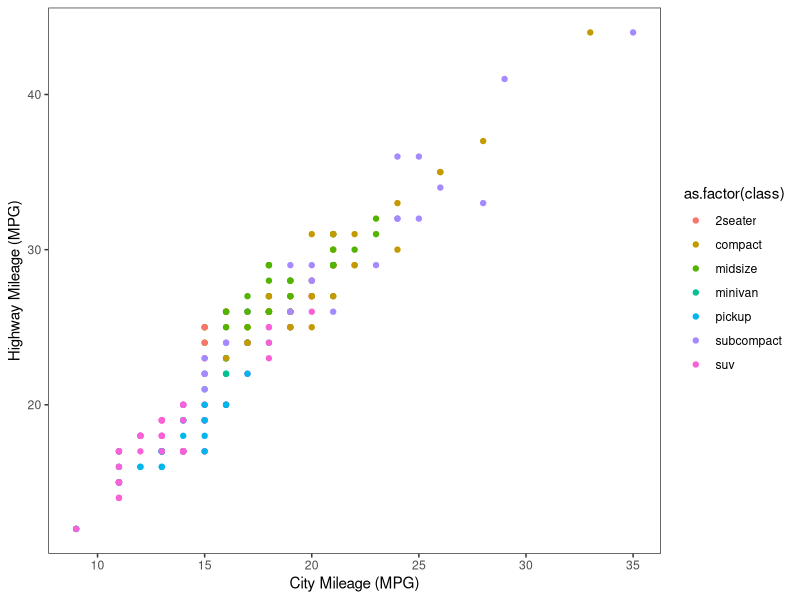
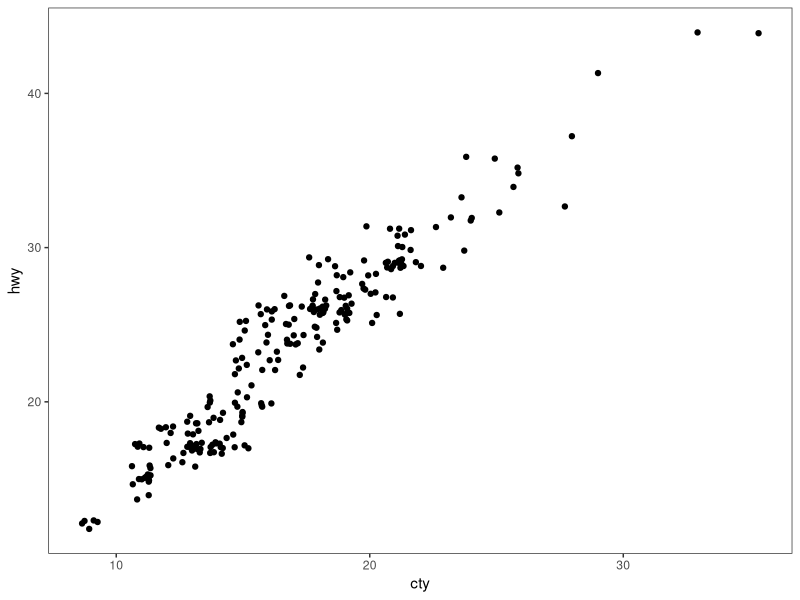
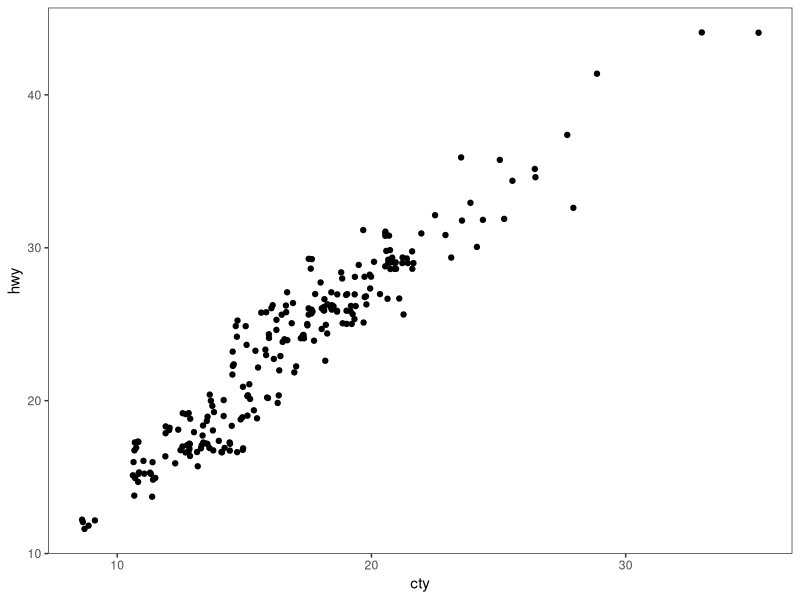

Write R code to recreate these figures, in order. (Note: this script raises an error after producing the figures.)
# ---------------------------------------------------------- #
#### MODULE 3: Plot even more data!                       ####               
# ---------------------------------------------------------- #

## OBJECTIVE:
# 1. To develop a "grammar of graphics".
# 2. To become comfortable using ggplot2 for exploratory data visualization.
library(tidyr)

# ---------------------------------------------------------- #
#### SET UP:                                              ####
# ---------------------------------------------------------- #
# REMINDER: In RStudio, open the Rproject for our course (UNCG_DataWrangling), 
# pull any changes from GitHub, and navigate to the branch you created for 
# yourself (just a single branch for the whole semester) in RStudio's Git tab.
# Open this week's assignment in this new branch to complete and submit on GitHub.
# Ideally, you'll commit your answers a bit at a time as you work through
# this assignment, rather than committing all at once at the end.

# Reminder of some helpful resources for graphing in R:
# ggplot Cookbook: http://www.cookbook-r.com/Graphs/
# Official ggplot2 Book: https://ggplot2-book.org/
# Themes in ggplot2: https://ggplot2-book.org/polishing.html#themes

# In ggplot2, aesthetic means “something you can see”. Each aesthetic is a
# mapping between a visual cue and a variable.
# Examples include:
# position (i.e., on the x and y axes)
# color (“outside” color)
# fill (“inside” color)
# shape (of points)
# line type
# size

# Each type of geometric object (geom) accepts only a subset of all aesthetics.
# Refer to the geom help pages to see what mappings each geom accepts. Aesthetic
# mappings are set with the aes() function.

# TASK: We will be using the ggplot2 package for graphing. Fortunately, ggplot2 
# is nested within the tidyverse package (along with many others).
# Start by writing code to load the tidyverse library.
# HINT: see the end of assignment #1 if you forgot how to load a package.
library(ggplot2)

# TASK: Write code below to set your theme to black and white and both your major
# AND minor gridlines to element_blank for all plots you'll be making today.
# HINT: Check back to last week's assignment section 1.9 for setting themes for
# all plots.
theme_set(theme_bw())
theme_update(panel.grid.major = element_blank(),
             panel.grid.minor = element_blank())

# ---------------------------------------------------------- #
#### 1.0 CORRELATION                                      ####
# ---------------------------------------------------------- #

# We learned how to make correlations last week, but it never hurts to get
# more practice! Let's start by using a data set built into ggplot2.
# The mpg dataset looks at the gas efficiency of different cars. Run the following
# code to load the data:
data(mpg, package = "ggplot2")

# TASK: Create a scatterplot (i.e., a dot plot) to relate city and highway mileage.
# Color the points by the class of car (class column) and label the x and y axis 
# to be more informative (City Mileage (MPG) vs Highway Mileage (MPG)).
# HINT: Refer back to last week's assignment or the ggplot help resources if you 
# forget how to make a scatterplot.

ggplot(mpg, aes(x = cty, y = hwy)) + 
  geom_point(aes(color=as.factor(class)))+
  xlab("City Mileage (MPG)") + 
  ylab("Highway Mileage (MPG)")


# Looks alright, but the graph may be hiding some information...
# QUESTION: How many data points are in the mpg dataframe?
# 234

# QUESTION: Approximately how many dots are in the graph you just made? How does
# that compare to the number of observations in the dataframe?
# about a hundred, there are too few dots compared to observations

# Try another correlation-focused geom that addresses this problem by running
# the following code:
ggplot(data=mpg, aes(x=cty, y=hwy)) + 
  geom_jitter()


# QUESTION: What happened when you created the plot with geom_jitter?
# there are more dots and they are no longer in a uniform grid formation

# QUESTION: Run the code to create a plot using geom_jitter a second time. Then run it
# again and again. What happens each time? Why is this happening?
# it keeps changing the position of the dots
# This is most likely because we have not specified the length of the x & y axes


# TASK: The default in geom_jitter is to jitter (or slightly move) the points away
# from each other in both the x and y directions. Check the help file for geom_jitter
# and write code below to make a graph where you jitter points in only the x-dimension
# by 0.5.
?geom_jitter

ggplot(mpg, aes(cty, hwy)) +
  geom_jitter(width = 0.5)
# copy pasted from the example shown in the help file

# ---------------------------------------------------------- #
#### 1.1 DETOUR! COLORS, COLORS, COLORS                   ####
# ---------------------------------------------------------- #

# Our world is so colorful, and our graphs can be too! But we want to be mindful
# of our color choices to not only be beautiful, but also informative and accessible.

# TASK: Create a new dataframe that filters our mpg data down to only information
# for car classes compact, midsize, and suv using an %in% statement. Name your 
# new dataframe mpgSubset.
# HINT: Refer back to the Transform assignment if you want help with %in% (or 
# try googling!)

mpgSubset <- mpg %>% 
  filter(mpg$class%in%c('compact','midsize','suv'))


# ggplot has lots of nice (and some not so nice) built-in color palettes that we 
# can use to fill our bars with color. Try running the following code:
ggplot(data=mpgSubset, aes(x=cty, y=hwy, color=class)) +
  geom_jitter()

# The code above supplies us with ggplot's default color palette, which I find not
# so pleasing. Let's try to change this!

# We can add a statement specifying the scale of colors we would prefer. One way
# to do this is to use other pre-set palettes from ggplot. Run the code below to 
# ask ggplot to use the color brewer's palette called Set 1.
ggplot(data=mpgSubset, aes(x=cty, y=hwy, color=class)) +
  geom_jitter() +
  scale_color_brewer(palette="Set1")

# Alternatively, we could use the "RdBu" palette:
ggplot(data=mpgSubset, aes(x=cty, y=hwy, color=class)) +
  geom_jitter() +
  scale_color_brewer(palette="RdBu")

# QUESTION: Investigate the color brewer's range of palettes at this website: 
# https://r-graph-gallery.com/38-rcolorbrewers-palettes.html
# What do you notice about the colors chosen from each of the palettes that we
# used above? (i.e., does it use the first three colors in the palette? The last
# three? Some other combination?)
# RdBu goes for the middle grounds while Set1 goes for the first 3 colors

# We could also pick out EXACTLY which colors we want for our figure. 
# There are 4 main ways to specify colors in R:
### by name
### by number
### by Hex code
### with the rgb() function

# By Name: R allows you to call more than 600 colors by name! Run the following
# code to see a list:
colors()

# We can put in the colors we chose for each variable by adding the 
# scale_color_manual() function to our plot. Try it out by running the following
# code:
ggplot(data=mpgSubset, aes(x=cty, y=hwy, color=class)) +
  geom_jitter() +
  scale_color_manual(values=c('midnightblue', 'cornflowerblue', 'tomato3'))


# You can also chose colors by number, which are assigned in R.

# TASK: Copy and paste the code to make our scatterplot and replace the color names
# with three numbers of your choice (between 1 and 657). How does your new figure look?
# HINT: remember to remove the quotation marks when calling numbers.
ggplot(data=mpgSubset, aes(x=cty, y=hwy, color=class)) +
  geom_jitter() +
  scale_color_manual(values=c(17, 70, 29))


# QUESTION: How do you think you could figure out which color name belongs to
# each color number?
# HINT: Try creating a dataframe from color() by passing it into the
# as.data.frame() function.
colors <- as.data.frame(colors())


# You can also chose colors by Hex code. A Hex color code is a 6-symbol code made
# of up to three 2-symbol elements (6 symbols in length all together). Each of 
# the 2-symbol elements represents a color value in the Red-Green-Blue (RGB) color
# scale from 0 to 255. Hex codes are written with a # in front of them. Let's try
# out calling our colors using hex code.
ggplot(data=mpgSubset, aes(x=cty, y=hwy, color=class)) +
  geom_jitter() +
  scale_color_manual(values=c('#191970', '#6495ED', '#FF6347'))

# There are two great things about hex codes. First, you can call ANY color you 
# want with a hex code. That is, you're not limited to the 657 colors that are
# in ggplot. By specifying the color by hex code, you can pick literally anything!

# TASK: Google the search term "color picker". This should bring up google's color
# picker (in addition to a billion other color picking websites). Use this color
# picker to generate the hex codes for three new colors of your choice. Then copy
# and paste the above code, replacing the hex codes with your color choices.

ggplot(data=mpgSubset, aes(x=cty, y=hwy, color=class)) +
  geom_jitter() +
  scale_color_manual(values=c('#00cc96', '#cc0036', '#c900cc'))


# The second great thing about hex codes is that you can control the transparency
# of your colors. Transparency is set in a hex code by adding two extra symbols
# to the end, which together make up the "alpha" element. Adding 00 to the end 
# of your hex code will make your color completely transparent, while adding FF 
# to the end will make it completely opaque. Any number/letters in-between will 
# result in partial transparency. You can find a complete list of transparencies
# between 0-100% here: https://gist.github.com/lopspower/03fb1cc0ac9f32ef38f4

# TASK: Try out transparency by copying and pasting your graph code below and
# adding the alpha element to the end of each of your hex codes to make your
# first color 0% transparent, your second color 50% transparent, and your third
# color 100% transparent.


# QUESTION: What happened to the point that you set to 100% transparent?


# Finally, we can set our colors using the rgb() function. This operates very
# similarly to the hex code, where you can pick exactly the color and transparency
# you want. Try it out by running the following code:
ggplot(data=mpgSubset, aes(x=cty, y=hwy, color=class)) +
  geom_jitter() +
  scale_color_manual(values=c(rgb(.10, .10, .44, 1), rgb(.39, .58, .93, 1), rgb(1.0, .39, .28, 1)))

# TASK: Modify the above code to make all of your points 50% transparent.

# There are so many inventive and artistic people in the world who have expanded
# the offerings for colors in ggplot. Check out some notable ones listed below
# when choosing colors for this assignment.
### Color-blind friendly palettes: https://github.com/JLSteenwyk/ggpubfigs
### Color palettes from vintage National Parks posters: https://github.com/katiejolly/nationalparkcolors
### Color palettes based on Wes Anderson movies: https://github.com/karthik/wesanderson
### Color palettes from famous Dutch paintings: https://github.com/EdwinTh/dutchmasters


# ---------------------------------------------------------- #
#### 1.2 DETOUR! LEGENDS                                  ####
# ---------------------------------------------------------- #

# When you specify colors in your ggplot code, R throws in a bonus legend for free!
# However, this legend is often not as clear or visually appealing as we might 
# prefer. But as with all geometric objects in ggplot, legends can be easily altered.

# Run the following code to create a scatter plot. Feel free to modify the colors
# as you prefer!
ggplot(data=mpgSubset, aes(x=cty, y=hwy, color=class)) +
  geom_jitter()

# QUESTION: Where did ggplot get the legend title and values from?


# We could change the title and values in our legend by altering the dataframe
# we are passing into ggplot. But that seems a bit drastic. Instead, we can 
# lean on the same code that specifies our color picks to alter the legend text.
# Try it out by running the following code:
ggplot(data=mpgSubset, aes(x=cty, y=hwy, color=class)) + 
  geom_jitter() + 
  scale_color_manual(values=c('#FCBA03', '#380754', '#496916'),
                     name='Class of Car', 
                     breaks=c('suv', 'midsize', 'compact'), 
                     labels=c('SUV', 'Midsize', 'Compact'))


# TASK: Label each line of the code above with what it is doing.
# HINT: Check the scale_color_manual help file or ggplot Cookbook for more info.


# IMPORTANT: It is important to pay attention to the order you provide ggplot with 
# your color choices and legend labels! Try running the following code:
ggplot(data=mpgSubset, aes(x=cty, y=hwy, color=class)) + 
  geom_jitter() + 
  scale_color_manual(values=c('#FCBA03', '#380754', '#496916'), 
                     name='Class of Car', 
                     breaks=c('suv', 'midsize', 'compact'), 
                     labels=c('Compact', 'SUV', 'Midsize')) 


# QUESTION: What is wrong with the code above? Why is it so important to be
# careful with the order you pass information into ggplot?


# While changing the legend text and factor order takes place in the scale_color_manual
# step, moving the legend around on the graph page is part of the graph theme. We
# can try this out using the code below:
ggplot(data=mpgSubset, aes(x=cty, y=hwy, color=class)) + 
  geom_jitter() + 
  theme(legend.position='top')


# TASK: Modify the code above to have the legend display along the bottom of
# the figure.


# We can also have the legend located within the area of the graph itself! We can 
# do this by specifying the coordinates for where the legend should go within the
# graph axes. First we set the legend position and then we set the anchoring 
# position by justifying the legend.
### bottom left: 0,0
### bottom right: 1,0
### top left: 0,1
### top right: 1,1

# Try it out by running the following code:
ggplot(data=mpgSubset, aes(x=cty, y=hwy, color=class)) + 
  geom_jitter() + 
  theme(legend.position=c(1,0), legend.justification=c(1,0))

# QUESTION: What happens if you don't include the code for legend justification
# above?


# TASK: Copy and paste the code from above. Modify it to place the legend in the
# upper left part of the graph.


# Finally, we might want to remove the legend altogether! We would do so by
# modifying the theme as well. 

# TASK: Check the ggplot cookbook to find the legends section. Read what it says 
# about removing the legend. Then copy and paste the graph code from above. Modify
# the code to remove the legend.


# ---------------------------------------------------------- #
#### 2.0 DEVIATION                                        ####
# ---------------------------------------------------------- #

# Used to compare variation in values between small number of items (or categories) 
# with respect to a fixed reference.

# Whether the graphical type is a deviation graph or a composition graph (or a 
# ranking graph) may depend on the underlying data structure.

# We used geom_bar() last week with factor data to create a bar graph. But
# geom_bar() is a bit tricky because it can make EITHER a bar graph or a histogram
# depending on the data you give it. The default of geom_bar() is to set stat to 
# count so if you give it just a continuous x value, it will make a histogram. Try
# it with the following code:
ggplot(data=mpg, aes(x=hwy)) + 
  geom_bar()

# In order to have the geom create bars and not a histogram, you must:
# 1) Set stat = identity
# 2) Provide both an x and a y inside the aes(), where x is either a character 
# or factor and y is numeric.

# TASK: Create a dataframe of summary statistics for the mpg data, calculating the
# mean, standard deviation, and standard error for highway mpg grouping by class.
# Name the resulting dataframe highwayMPG and your new variables hwy_mean, hwy_sd,
# and hwy_se.
# HINT: Look back at the Transform assignment if you forget how to summarize the
# data. Also recall, standard error = 1.96*standard deviation.


# TASK: Create a bar graph showing the average highway MPG on the y-axis and 
# car class on the x-axis. Fill the bars by class. Add in error bar caps that are 20%
# the width pf the bars.
# HINT: Don't forget to change stat from the default in your geom_bar() statement!


# ---------------------------------------------------------- #
#### 2.1 DETOUR! COLORS AND LEGENDS, AGAIN                ####
# ---------------------------------------------------------- #

# Recall that some geometric elements require fills instead of (or sometimes in
# addition to) colors.

# TASK: Create a bar graph with the mpg summary stats with the following parameters:
# (1) Black bar outline
# (2) Bars filled with the color brewer palette "Dark2" using the scale_fill_manual
#     statement
# (3) No legend
# (4) Informative x- and y-axis labels. 

# HINT: Carefully consider whether your color and/or fill should go within an aes() 
# statement, the scale_fill_manual or scale_color_manual statements, or neither.
# If in doubt, try a bunch of ways until it looks how we want it. And consult 
# your helpful ggplot resources on the web.


# ---------------------------------------------------------- #
#### 2.2 DETOUR! AXIS MODIFICATIONS                       ####
# ---------------------------------------------------------- #

# Run the following code, feeling free to modify colors as you prefer:
ggplot(data=highwayMPG, aes(x=class, y=hwy_mean, fill=class)) +
  geom_bar(stat='identity') 

# QUESTION: Where is ggplot getting the x-axis tick labels from?


# Often our tick labels are not the best. We can modify them to be more informative
# or visually appealing by directly modifying the dataframe, but again this feels
# a bit extreme. Instead, we can directly modify the scale of the axis. For axes
# that deal with categories, we are setting the discrete scale. Try it out by
# running the following code:
ggplot(data=highwayMPG, aes(x=class, y=hwy_mean, fill=class)) +
  geom_bar(stat='identity') +
  scale_x_discrete(labels=c('sport', 'compact', 'midsize', 'minivan', 'pickup', 'subcompact', 'SUV'))

# We can also change the scale of the continuous axes, including how large they are
# and where the tick marks fall as follows:
ggplot(data=highwayMPG, aes(x=class, y=hwy_mean, fill=class)) +
  geom_bar(stat='identity') +
  scale_y_continuous(breaks=seq(0, 50, 10)) +
  coord_cartesian(ylim=c(0,50))

# QUESTION: Try running the code above without the coord_cartesian() statement. 
# What is surprising about the resulting graph? Based on this result, what do you
# think the coord_cartesian() statement does?


# We can also add a statement into the scale discrete or continuous statements
# to name our axes, rather than putting in a whole separate step of xlab() or ylab().
# Try it out with the following code:
ggplot(data=highwayMPG, aes(x=class, y=hwy_mean, fill=class)) +
  geom_bar(stat='identity') +
  scale_x_discrete(name='Class of Car') +
  scale_y_continuous(name='Mean Highway MPG')


# Finally, we can flip our axes easily in ggplot as follows:
ggplot(data=highwayMPG, aes(x=class, y=hwy_mean, fill=class)) +
  geom_bar(stat='identity') +
  coord_flip()


# TASK: Let's put it all together. Make a graph of the mpg summary stats with the
# following specifications:
# (1) color by class of car using a color scheme of your choice (not the default)
# (2) plot the class of car on the x-axis and the highway MPG on the y axis
# (3) include better names for the x- and y-axis titles
# (4) include better names for the car classes
# (5) set the scale of the highway mpg to run from 0 to 30 with breaks every 5 
# (6) flip your axes
# (7) remove the legend


# ---------------------------------------------------------- #
#### 3.0 RANKING                                          ####
# ---------------------------------------------------------- #
# Used to compare the position or performance of multiple items with respect to 
# each other. Actual values matters somewhat less than the ranking.

# TASK: Create a dataframe of summary statistics for the mpg data, calculating the
# mean, standard deviation, and standard error for CITY mpg grouping by class.
# Name the resulting dataframe cityMPG and your new variables city_mean, city_sd,
# and city_se.
# HINT: Look back at the Transform assignment if you forget how to summarize the
# data. Also, standard error = 1.96*standard deviation.


# Now we want to plot our data in order from smallest to largest city MPG to get
# a ranking. To do so, we need to use the reorder() function to rearrange the data
# going into our x-axis.
ggplot(cityMPG, aes(x=reorder(class, city_mean), y=city_mean)) + 
  geom_bar(stat="identity")

# TASK: Recreate the above ranking figure to include the following:
# (1) class of car on the x-axis with informative axis and tick labels
# (2) MPG ordered from highest to lowest (hint: try google if you're unsure)
# (3) bars with dary grey outlines and filled by class with your favorite color scheme
# (4) error bars with end caps 30% the width of the bars
# (5) y-axis from 0 to 30 with tick marks every 5
# (6) no legend.


# ---------------------------------------------------------- #
#### 4.0 DISTRIBUTION                                     ####
# ---------------------------------------------------------- #
# When you have lots and lots of data points and want to study where and how the
# data points are distributed.

# Histograms can be accomplished with either geom_bar() or geom_histogram()
ggplot(mpg, aes(hwy)) + 
  geom_histogram()

# TASK: Recreate the graph above, but using geom_bar() instead


# TASK: Try making a histogram with the categorical variable 'manufacturer'.
# What error message do you get?


# QUESTION: What happens when you follow the advice of the error message and 
# make stat='count'?
ggplot(mpg, aes(manufacturer)) + 
  geom_histogram(stat="count")


# TASK: Make a boxplot comparing the distribution of cty (city mileage) for
# each class of car.
# HINT: Look back to last week if you forget how to make a boxplot.


# We can also make a different type of distribution, a violin plot using the 
# geom_violin statement as follows:
ggplot(mpg, aes(x=class, y=cty)) + 
  geom_violin()

# QUESTION: What does a violin plot show? Check google if you're unsure.


# ---------------------------------------------------------- #
#### 5.0 COMPOSITION                                      ####
# ---------------------------------------------------------- #
# Bar charts and pie charts are classic ways of showing composition of a dataset.

# TASK: Let's get some data for this task by determining the number of cars from 
# each car manufacturer in our mpg dataframe. We can do this as follows:
manufacturerFreq <- mpg %>% 
  group_by(manufacturer) %>% 
  summarize(frequency=length(manufacturer)) %>% 
  ungroup()

# TASK: Make a bar graph of the number of cars (frequency) by manufacturer using
# the dataframe we created above.


# We can switch the bar chart you created above into a pie chart simply by changing
# the coordinate system through a series of steps as follows:

ggplot(manufacturerFreq, aes(x=manufacturer, y=frequency)) +
  geom_bar(stat="identity") +
  coord_polar()

ggplot(manufacturerFreq, aes(x=manufacturer, y=frequency, fill=manufacturer)) +
  geom_bar(stat="identity") +
  coord_polar()

ggplot(manufacturerFreq, aes(x="", y=frequency, fill=manufacturer)) +
  geom_bar(stat="identity", width=1) +
  coord_polar()

ggplot(manufacturerFreq, aes(x="", y=frequency, fill=manufacturer)) +
  geom_bar(stat="identity", width=1) +
  coord_polar(theta="y")

ggplot(manufacturerFreq, aes(x="", y=frequency, fill=manufacturer)) +
  geom_bar(stat="identity", width=1) +
  coord_polar(theta="y", start=0) +
  theme_void() +
  theme(legend.title = element_text(size = 12.5), 
        legend.text  = element_text(size = 8.5),
        legend.key.size = unit(.75, "lines"))

# TASK: Annotate the code below to describe what each line does:
ggplot(manufacturerFreq, aes(x="", y=frequency, fill=manufacturer)) +
  geom_bar(stat="identity", width=1) +
  coord_polar(theta="y", start=0) +
  theme_void() +
  theme(legend.title = element_text(size = 12.5), 
        legend.text  = element_text(size = 8.5),
        legend.key.size = unit(.75, "lines"))


# ---------------------------------------------------------- #
#### 6.0 CHANGE                                           ####
# ---------------------------------------------------------- #

# Time series are often best visualized with line graphs. Let's try this out
# with some new data:
data("economics")

# TASK: Use the economics dataset to plot the number of people who are unemployed
# over time (unemploy vs date). Make a scatterplot, then connect the points with 
# lines using geom_line().
# HINT: use ?economics to get more information about this dataset.




# ---------------------------------------------------------- #
#### GROUPS AND MAPS                                      ####
# ---------------------------------------------------------- #

# Let's save these for group project options, this assignment is really long!









# REMEMBER: Save and push your script when you're done with this assignment!
